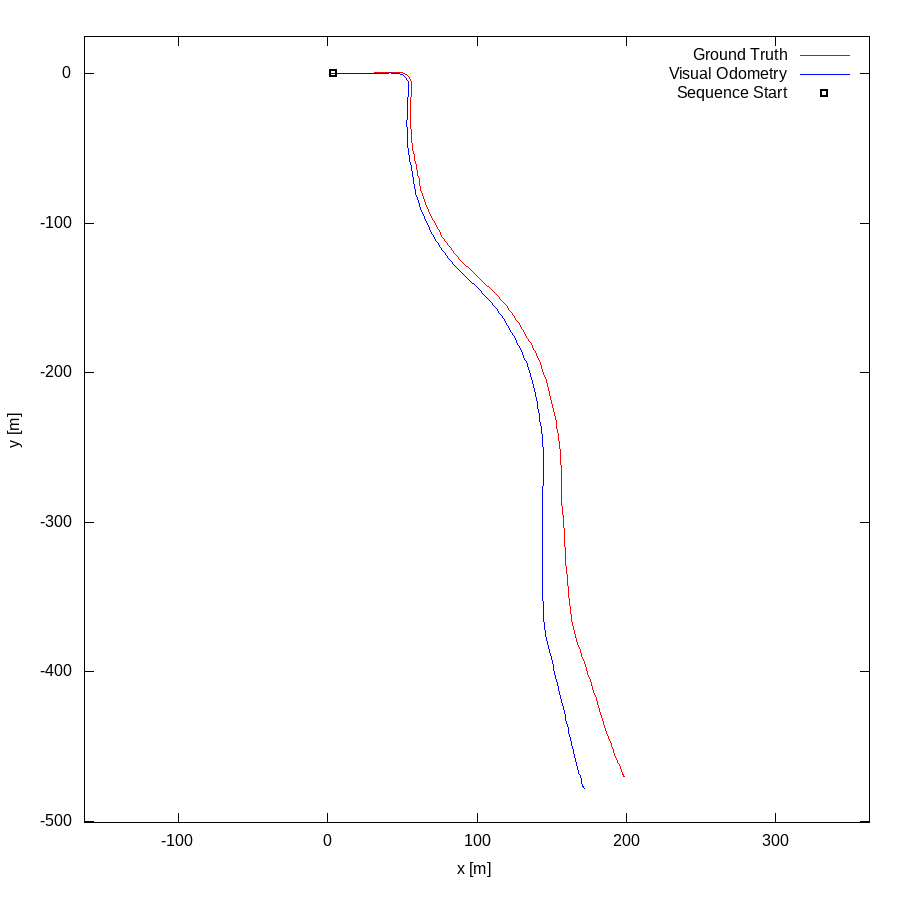

Write gnuplot code to recreate this figure.
set term postscript eps enhanced color
set output "03.eps"
set size ratio -1
set xrange [-163:363]
set yrange [-501:25]
set xlabel "x [m]"
set ylabel "y [m]"
plot "03.txt" using 1:2 lc rgb "#FF0000" title 'Ground Truth' w lines,"03.txt" using 3:4 lc rgb "#0000FF" title 'Visual Odometry' w lines,"< head -1 03.txt" using 1:2 lc rgb "#000000" pt 4 ps 1 lw 2 title 'Sequence Start' w points
